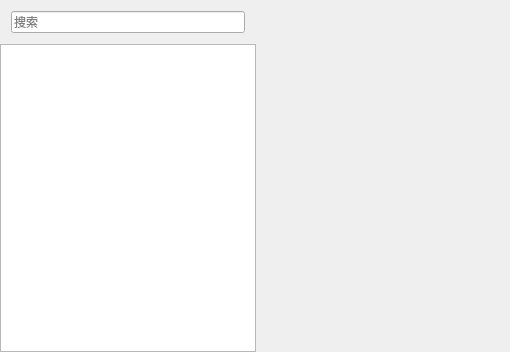
<?xml version="1.0" encoding="UTF-8"?>
<ui version="4.0">
 <class>FriendsMgrPage</class>
 <widget class="QFrame" name="FriendsMgrPage">
  <property name="geometry">
   <rect>
    <x>0</x>
    <y>0</y>
    <width>510</width>
    <height>352</height>
   </rect>
  </property>
  <layout class="QHBoxLayout" name="horizontalLayout">
   <property name="spacing">
    <number>0</number>
   </property>
   <property name="leftMargin">
    <number>0</number>
   </property>
   <property name="topMargin">
    <number>0</number>
   </property>
   <property name="rightMargin">
    <number>0</number>
   </property>
   <property name="bottomMargin">
    <number>0</number>
   </property>
   <item>
    <widget class="QWidget" name="friendsLeftBar" native="true">
     <property name="sizePolicy">
      <sizepolicy hsizetype="Fixed" vsizetype="Preferred">
       <horstretch>0</horstretch>
       <verstretch>0</verstretch>
      </sizepolicy>
     </property>
     <layout class="QVBoxLayout" name="verticalLayout_12">
      <property name="spacing">
       <number>0</number>
      </property>
      <property name="leftMargin">
       <number>0</number>
      </property>
      <property name="topMargin">
       <number>0</number>
      </property>
      <property name="rightMargin">
       <number>0</number>
      </property>
      <property name="bottomMargin">
       <number>0</number>
      </property>
      <item>
       <widget class="QWidget" name="gSearchWidget" native="true">
        <property name="sizePolicy">
         <sizepolicy hsizetype="Preferred" vsizetype="Fixed">
          <horstretch>0</horstretch>
          <verstretch>0</verstretch>
         </sizepolicy>
        </property>
        <layout class="QHBoxLayout" name="leftTopBarLayout">
         <item>
          <widget class="CRLineEdit" name="searchEdt">
           <property name="sizePolicy">
            <sizepolicy hsizetype="Expanding" vsizetype="Expanding">
             <horstretch>0</horstretch>
             <verstretch>0</verstretch>
            </sizepolicy>
           </property>
           <property name="placeholderText">
            <string>搜索</string>
           </property>
          </widget>
         </item>
        </layout>
       </widget>
      </item>
      <item>
       <widget class="QListWidget" name="friendsList"/>
      </item>
     </layout>
    </widget>
   </item>
   <item>
    <widget class="QWidget" name="clientArea" native="true">
     <layout class="QVBoxLayout" name="clientLayout">
      <property name="spacing">
       <number>0</number>
      </property>
      <property name="leftMargin">
       <number>0</number>
      </property>
      <property name="topMargin">
       <number>0</number>
      </property>
      <property name="rightMargin">
       <number>0</number>
      </property>
      <property name="bottomMargin">
       <number>0</number>
      </property>
      <item>
       <widget class="CRDialogBtns" name="crDlgBtns" native="true"/>
      </item>
      <item>
       <widget class="QWidget" name="defaultPage" native="true">
        <layout class="QVBoxLayout" name="verticalLayout">
         <property name="spacing">
          <number>0</number>
         </property>
         <property name="leftMargin">
          <number>0</number>
         </property>
         <property name="topMargin">
          <number>100</number>
         </property>
         <property name="rightMargin">
          <number>0</number>
         </property>
         <property name="bottomMargin">
          <number>100</number>
         </property>
         <item>
          <spacer name="verticalSpacer">
           <property name="orientation">
            <enum>Qt::Vertical</enum>
           </property>
           <property name="sizeHint" stdset="0">
            <size>
             <width>20</width>
             <height>40</height>
            </size>
           </property>
          </spacer>
         </item>
         <item>
          <widget class="QLabel" name="lbNoFriend"/>
         </item>
         <item>
          <spacer name="verticalSpacer_2">
           <property name="orientation">
            <enum>Qt::Vertical</enum>
           </property>
           <property name="sizeHint" stdset="0">
            <size>
             <width>20</width>
             <height>40</height>
            </size>
           </property>
          </spacer>
         </item>
        </layout>
       </widget>
      </item>
      <item>
       <widget class="NewFriendMsgPage" name="newMsgPage" native="true">
        <property name="sizePolicy">
         <sizepolicy hsizetype="Preferred" vsizetype="Preferred">
          <horstretch>0</horstretch>
          <verstretch>0</verstretch>
         </sizepolicy>
        </property>
       </widget>
      </item>
      <item>
       <widget class="FriendDetailWidget" name="detailPage" native="true">
        <property name="sizePolicy">
         <sizepolicy hsizetype="Preferred" vsizetype="Preferred">
          <horstretch>0</horstretch>
          <verstretch>0</verstretch>
         </sizepolicy>
        </property>
       </widget>
      </item>
     </layout>
    </widget>
   </item>
  </layout>
 </widget>
 <layoutdefault spacing="6" margin="11"/>
 <customwidgets>
  <customwidget>
   <class>CRDialogBtns</class>
   <extends>QWidget</extends>
   <header location="global">CRDialogBtns.h</header>
   <container>1</container>
  </customwidget>
  <customwidget>
   <class>CRLineEdit</class>
   <extends>QLineEdit</extends>
   <header location="global">CRLineEdit.h</header>
  </customwidget>
  <customwidget>
   <class>FriendDetailWidget</class>
   <extends>QWidget</extends>
   <header>FriendDetailWidget.h</header>
   <container>1</container>
  </customwidget>
  <customwidget>
   <class>NewFriendMsgPage</class>
   <extends>QWidget</extends>
   <header>NewFriendMsgPage.h</header>
   <container>1</container>
  </customwidget>
 </customwidgets>
 <resources/>
 <connections/>
</ui>
